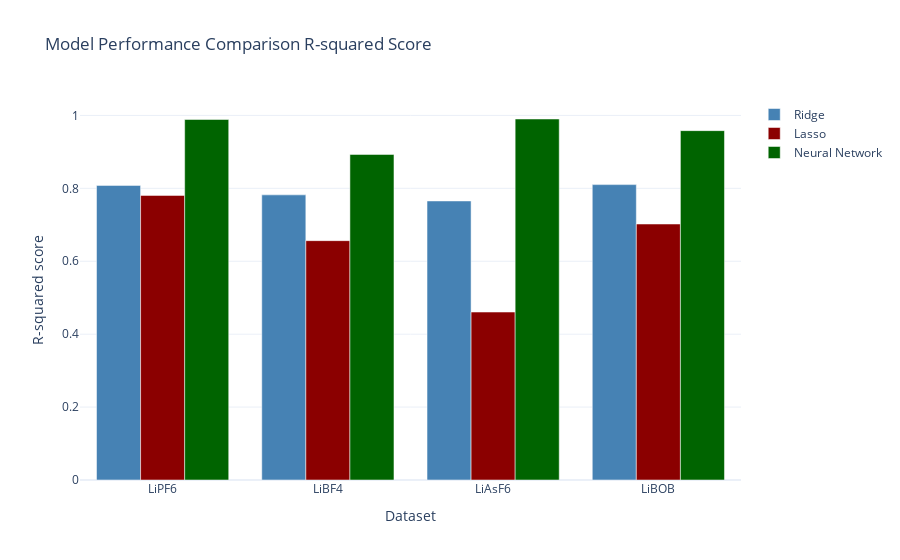

The notebook cell saved with this chart:
### Code cell
import plotly.graph_objects as go

# Data (hardcoded results from across the models)
datasets = ["LiPF6", "LiBF4", "LiAsF6", "LiBOB"]
ridge_r2 = [0.8082, 0.7822, 0.7655, 0.8103]
lasso_r2 = [0.7807, 0.6566, 0.4607, 0.7022]
nn_r2 = [0.9890, 0.8931, 0.9903, 0.9584]

# Create bar chart
fig = go.Figure()

fig.add_trace(go.Bar(
    x=datasets,
    y=ridge_r2,
    name="Ridge",
    marker_color='steelblue'
))

fig.add_trace(go.Bar(
    x=datasets,
    y=lasso_r2,
    name="Lasso",
    marker_color='darkred'
))

fig.add_trace(go.Bar(
    x=datasets,
    y=nn_r2,
    name="Neural Network",
    marker_color='darkgreen'
))

fig.update_layout(
    title="Model Performance Comparison R-squared Score",
    xaxis_title="Dataset",
    yaxis_title="R-squared score",
    barmode="group",
    template="plotly_white"
)

fig.show()

### Figure 1 — Plotly figure (JSON) as saved in the notebook; plotly's stock layout.template omitted (floating-point values rounded to 4 significant figures)
{"data": [{"marker": {"color": "steelblue"}, "name": "Ridge", "type": "bar", "x": ["LiPF6", "LiBF4", "LiAsF6", "LiBOB"], "y": [0.8082, 0.7822, 0.7655, 0.8103]}, {"marker": {"color": "darkred"}, "name": "Lasso", "type": "bar", "x": ["LiPF6", "LiBF4", "LiAsF6", "LiBOB"], "y": [0.7807, 0.6566, 0.4607, 0.7022]}, {"marker": {"color": "darkgreen"}, "name": "Neural Network", "type": "bar", "x": ["LiPF6", "LiBF4", "LiAsF6", "LiBOB"], "y": [0.989, 0.8931, 0.9903, 0.9584]}], "layout": {"barmode": "group", "title": {"text": "Model Performance Comparison R-squared Score"}, "xaxis": {"title": {"text": "Dataset"}}, "yaxis": {"title": {"text": "R-squared score"}}}}
